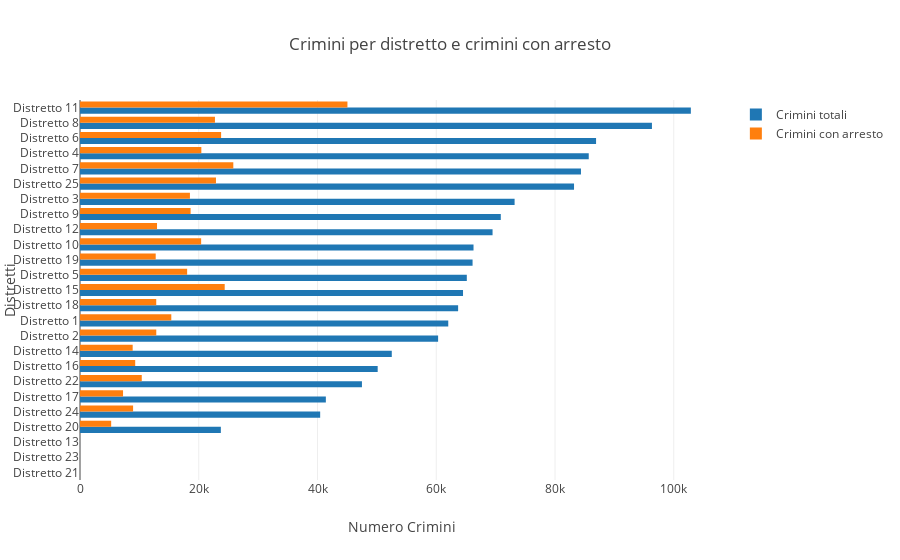

The code cell stored with this chart in its notebook:
### Code cell
import math
import plotly.offline as py

arrayDistrictArrest=df[['Arrest','District']].values

temp = arrayDistrictArrest[arrayDistrictArrest[:,0] == True]


contatore_distretti2 = list()

for i in range(1,26):
    contatore_distretti2.append(list(temp[:,1]).count(i) + list(temp[:,1]).count(str(float(i))))
    


contatore_distretti3 = list()
for a,b in sorted_by_value:
    contatore_distretti3.append(contatore_distretti2[a-1])

    
    
data = [go.Bar(
            y=distretti,
            x=contatore_distretti,
            orientation = 'h',
            name="Crimini totali"
),
       go.Bar(
           y=distretti,
           x = contatore_distretti3,
           orientation = 'h',
           name="Crimini con arresto")]

layout = go.Layout(
        title="Crimini per distretto e crimini con arresto",
        xaxis=dict(title="Numero Crimini"),
        yaxis=dict(title="Distretti")
)

fig = go.Figure(data=data, layout=layout)
py.iplot(fig)

### Figure 1 — Plotly figure (JSON) as saved in the notebook; plotly's stock layout.template omitted (floating-point values rounded to 4 significant figures)
{"data": [{"name": "Crimini totali", "orientation": "h", "type": "bar", "uid": "d4c74a08-fedc-11e8-8cdd-42004d006a01", "x": [0, 0, 1, 23721, 40449, 41406, 47484, 50134, 52509, 60312, 62022, 63682, 64508, 65146, 66115, 66276, 69482, 70869, 73195, 83204, 84373, 85681, 86915, 96325, 102878], "y": ["Distretto 21", "Distretto 23", "Distretto 13", "Distretto 20", "Distretto 24", "Distretto 17", "Distretto 22", "Distretto 16", "Distretto 14", "Distretto 2", "Distretto 1", "Distretto 18", "Distretto 15", "Distretto 5", "Distretto 19", "Distretto 10", "Distretto 12", "Distretto 9", "Distretto 3", "Distretto 25", "Distretto 7", "Distretto 4", "Distretto 6", "Distretto 8", "Distretto 11"]}, {"name": "Crimini con arresto", "orientation": "h", "type": "bar", "uid": "d4c74bac-fedc-11e8-8da1-42004d006a01", "x": [0, 0, 0, 5250, 8942, 7251, 10401, 9299, 8872, 12845, 15376, 12840, 24370, 18045, 12749, 20402, 12972, 18627, 18514, 22902, 25820, 20435, 23766, 22730, 45042], "y": ["Distretto 21", "Distretto 23", "Distretto 13", "Distretto 20", "Distretto 24", "Distretto 17", "Distretto 22", "Distretto 16", "Distretto 14", "Distretto 2", "Distretto 1", "Distretto 18", "Distretto 15", "Distretto 5", "Distretto 19", "Distretto 10", "Distretto 12", "Distretto 9", "Distretto 3", "Distretto 25", "Distretto 7", "Distretto 4", "Distretto 6", "Distretto 8", "Distretto 11"]}], "layout": {"title": "Crimini per distretto e crimini con arresto", "xaxis": {"title": "Numero Crimini"}, "yaxis": {"title": "Distretti"}}}
